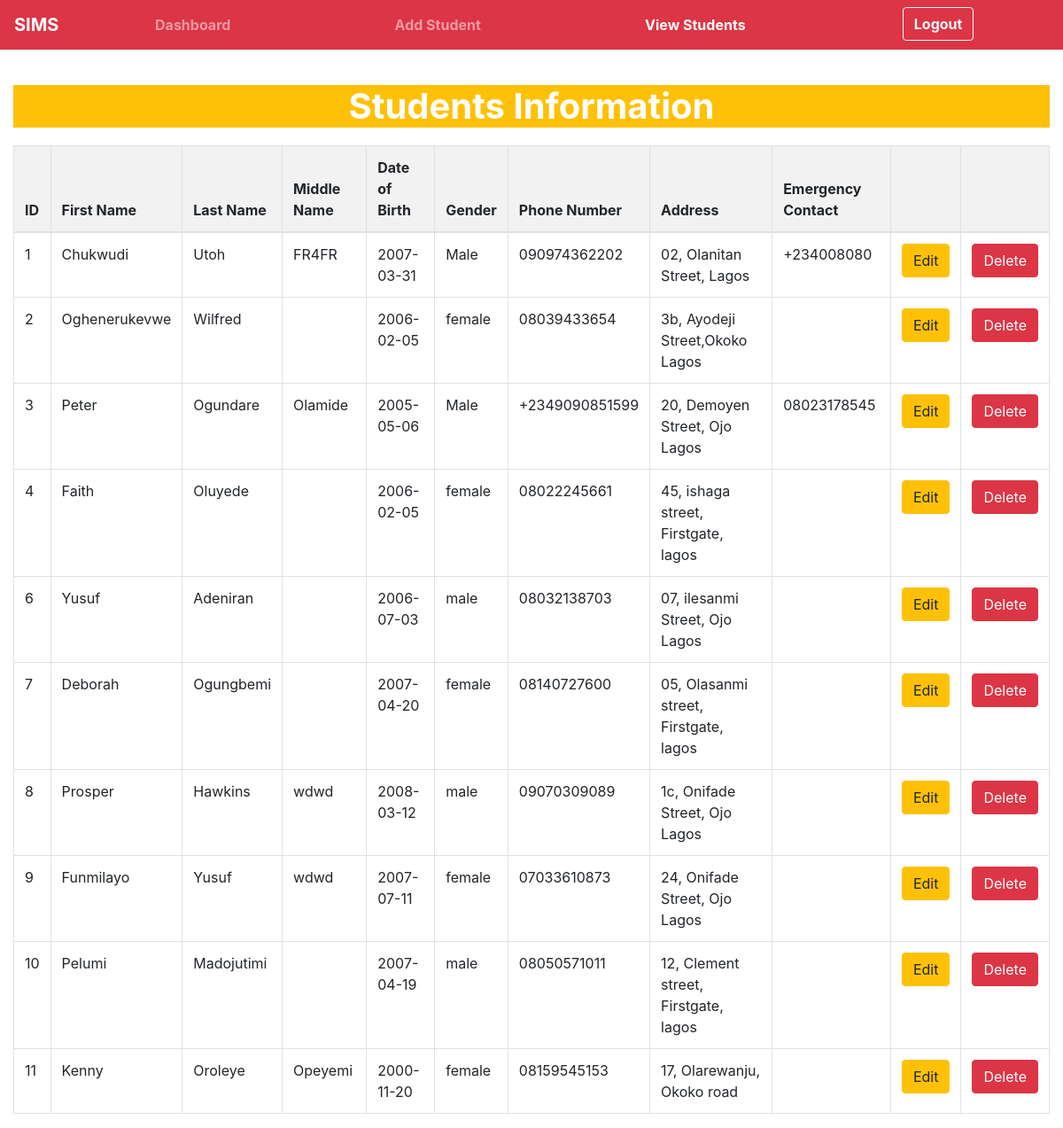
The app's page /view_students, older data.
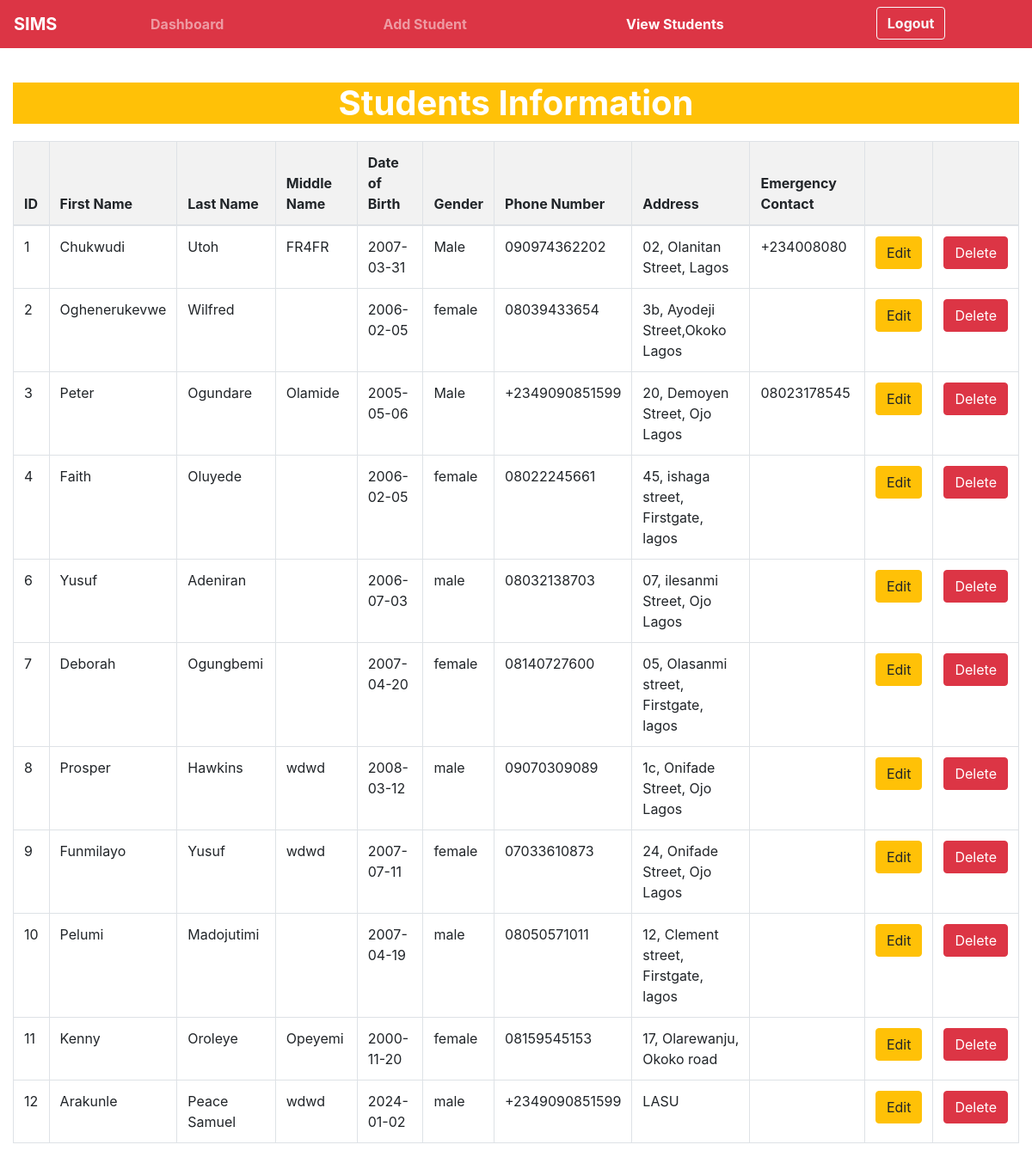
The same page, newer data.
### tables this page shows
CREATE TABLE PersonalInformation (
        student_id INTEGER PRIMARY KEY,
        first_name TEXT NOT NULL,
        last_name TEXT NOT NULL,
        middle_name TEXT,
        date_of_birth DATE NOT NULL,
        gender TEXT NOT NULL,
        phone_number TEXT,
        address TEXT,
        emergency_contact TEXT,
        FOREIGN KEY (student_id) REFERENCES AcademicInformation(student_id),
        FOREIGN KEY (student_id) REFERENCES AdministrativeInformation(student_id)
    );

### app.py (the view)
@app.route('/view_students')
def view_students():
    conn = connect_db()
    cursor = conn.cursor()
    cursor.execute('SELECT * FROM PersonalInformation')
    students = cursor.fetchall()
    conn.close()
    return render_template('view_students.html', students=students)

### app.py (called while the page is built)
def connect_db():
    return sqlite3.connect('database.db')

### templates/view_students.html (shortened to what this page needs)
<!DOCTYPE html>
<html>
  <head>
    <link
      rel="stylesheet"
      type="text/css"
      href="{{ url_for('static', filename='view.css')}}"
    />
    <link
      rel="stylesheet"
      href="https://stackpath.bootstrapcdn.com/bootstrap/4.5.2/css/bootstrap.min.css"
    />
  </head>
  <body>
    <nav class="navbar navbar-expand-lg navbar-dark bg-danger">
      <a class="navbar-brand fw-bold" href="#">SIMS</a>
      <div class="collapse navbar-collapse" id="navbarNav">
        <ul class="navbar-nav w-100 d-flex justify-content-around">
          <li class="nav-item">
            <a class="nav-link  fw-bold" href="{{ url_for('dashboard') }}"
              >Dashboard</a
            >
          </li>
          <li class="nav-item">
            <a class="nav-link  fw-bold" href="{{ url_for('add_student') }}"
              >Add Student</a
            >
          </li>
          <li class="nav-item">
            <a class="nav-link active fw-bold" href="{{ url_for('view_students') }}"
              >View Students</a
            >
          </li>
          <li class="nav-item">
            <a class="btn btn-outline-light fw-bold" href="{{ url_for('logout') }}"
              >Logout</a
            >
          </li>
        </ul>
      </div>
    </nav>
    <div class="container-fluid">
      <div class="row justify-content-center">
        <div class="col-md-12">
          <div class="table-container">
            <h1 class="text-center bg-warning text-white fw-bold">Students Information</h1>
            <table class="table table-bordered">
              <thead>
                <tr>
                  <th>ID</th>
                  <th>First Name</th>
                  <th>Last Name</th>
                  <th>Middle Name</th>
                  <th>Date of Birth</th>
                  <th>Gender</th>
                  <th>Phone Number</th>
                  <th>Address</th>
                  <th>Emergency Contact</th>
                  <th></th>
                  <th></th>
                </tr>
              </thead>
              <tbody>
                {% for student in students %}
                <tr>
                  <td>{{ student[0] }}</td>
                  <td>{{ student[1] }}</td>
                  <td>{{ student[2] }}</td>
                  <td>{{ student[3] }}</td>
                  <td>{{ student[4] }}</td>
                  <td>{{ student[5] }}</td>
                  <td>{{ student[6] }}</td>
                  <td>{{ student[7] }}</td>
                  <td>{{ student[8] }}</td>
                  <td>
                    <a
                      class="btn btn-warning"
                      href="/edit_student/{{ student[0] }}"
                      >Edit</a
                    >
                  </td>
                  <td>
                    <a
                      class="btn btn-danger"
                      href="/delete_student/{{ student[0] }}"
                      onclick="return confirmDelete();"
                      >Delete</a
                    >
                  </td>
                </tr>
                {% endfor %}
              </tbody>
            </table>
          </div>
        </div>
      </div>
    </div>
  </body>
</html>

Row changes from the older to the newer data that the page shows:
added PersonalInformation: student_id "12", first_name "Arakunle", last_name "Peace Samuel", middle_name "wdwd", date_of_birth "2024-01-02", gender "male", phone_number "+2349090851599", address "LASU"
